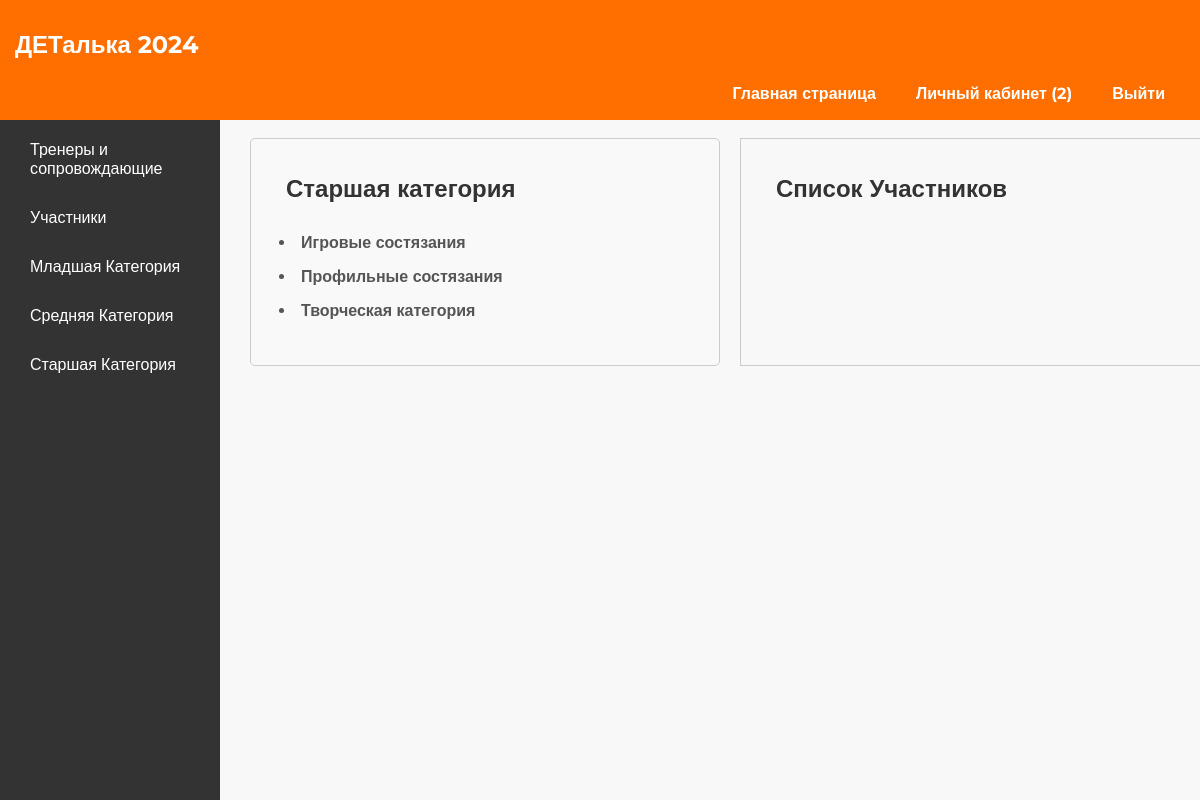
The page /dashboard/c/3/ (signed in) on the database its author committed.
### accounts/models.py (models this page shows, shortened)
class Institution(AbstractUser):
    email = models.EmailField(unique=True)
    name = models.CharField(max_length=100)
    address = models.CharField(max_length=100)
    city = models.CharField(max_length=50)
    region = models.CharField(max_length=50, default="")
    country = models.CharField(max_length=50)
    postcode = models.CharField(max_length=100)
    groups = models.ManyToManyField(Group)
    USERNAME_FIELD = 'email'
    REQUIRED_FIELDS = ['name', 'address', 'city', 'region', 'country', 'postcode']
    objects = CustomUserManager()

class AgeCategory(models.Model):
    name = models.CharField(max_length=50)
    min_age = models.IntegerField()
    max_age = models.IntegerField()

class GameCategory(models.Model):
    name = models.CharField(max_length=50)
    age_category = models.ForeignKey(AgeCategory, on_delete=models.CASCADE)

### accounts/views.py (the view, shortened to what this page needs)
# urls.py: path('dashboard/c/<int:age_category_id>/', views.categories, name='categories'),
def categories(request, age_category_id):
    institution = request.user
    age_category = AgeCategory.objects.get(id=age_category_id)
    game_categories = age_category.gamecategory_set.all()
    students = Student.objects.filter(institution=institution)
    teachers = Teacher.objects.filter(institution=institution)
    teams = Team.objects.filter(institution=institution)
    context = {
        'age_category': age_category,
        'age_category_id': age_category_id,
        'game_categories': game_categories,
        'students': students,
        'teachers': teachers,
        'teams': teams,
    }
    return render(request, 'dashboard/elem.html', context)

### templates/dashboard/elem.html (shortened to what this page needs)
{% extends 'dashboard/dashboard.html' %}
{% block embedded_page_content %}
    <div class="grid-container">
        <div class="form-container" style="max-width: 100%">
            <h2>{{ age_category.name }}</h2>
            <ul>
                {% for game_category in age_category.gamecategory_set.all %}
                    <li class="game-category-toggle">{{ game_category.name }}</li>
                {% endfor %}
            </ul>
        </div>
        <div class="list-container" style="max-width: 100%">
            <h2>Список Участников</h2>
        </div>
    </div>
{% endblock %}

### templates/base.html (shortened to what this page needs)
<!DOCTYPE html>
<html lang="ru">
<head>
    <link rel="stylesheet" type="text/css" href="../static/styles.css"/>
    <link href="https://cdn.jsdelivr.net/npm/select2@4.0.13/dist/css/select2.min.css" rel="stylesheet"/>
</head>
<body>
<header>
    <nav class="navbar">
        <h1>ДЕТалька 2024</h1>
        <ul class="navbar-list">
            {% if user.is_authenticated %}
                <li class="navbar-item"><a href="{% url 'main' %}">Главная страница</a></li>
                <li class="navbar-item"><a href="{% url 'dashboard' %}">Личный кабинет ({{ user.username }})</a></li>
                <li class="navbar-item"><a href="{% url 'logout' %}">Выйти</a></li>
            {% endif %}
        </ul>
    </nav>
</header>
<main>
    {% block content %}
    {% endblock %}
</main>
</body>
</html>

### static/styles.css (style rules this page uses)
body, h1, h2, h3, p, ul, li { font-family: 'Montserrat', sans-serif; }
h1, h2, h3, p, ul, li { margin: 10px; padding: 5px; }
h2, h3 { color: #333; }
body { font-family: 'Montserrat', sans-serif; background-color: #f8f8f8; }
.navbar { background-color: #ff6f00; color: #fff; padding: 15px 0; position: fixed; top: 0; left: 0; width: 100%; height: 90px; }
.navbar-list { list-style: none; display: flex; justify-content: right; }
.navbar-item { margin: 0 15px; }
.navbar-item a { text-decoration: none; color: #fff; font-weight: bold; }
.form-container { background-color: #f9f9f9; padding: 20px; border-radius: 5px; }
.grid-container { display: grid; grid-template-columns: 1fr 1fr; gap: 20px; }
.form-container, .list-container { border: 1px solid #ccc; padding: 20px; }
.game-category-toggle { cursor: pointer; font-weight: bold; margin-top: 5px; margin-bottom: 5px; font-size: 16px; color: #555; }

### rows shown on the page
Institution: username "2"
AgeCategory: name "Старшая категория"
GameCategory: name "Игровые состязания"
GameCategory: name "Профильные состязания"
GameCategory: name "Творческая категория"
